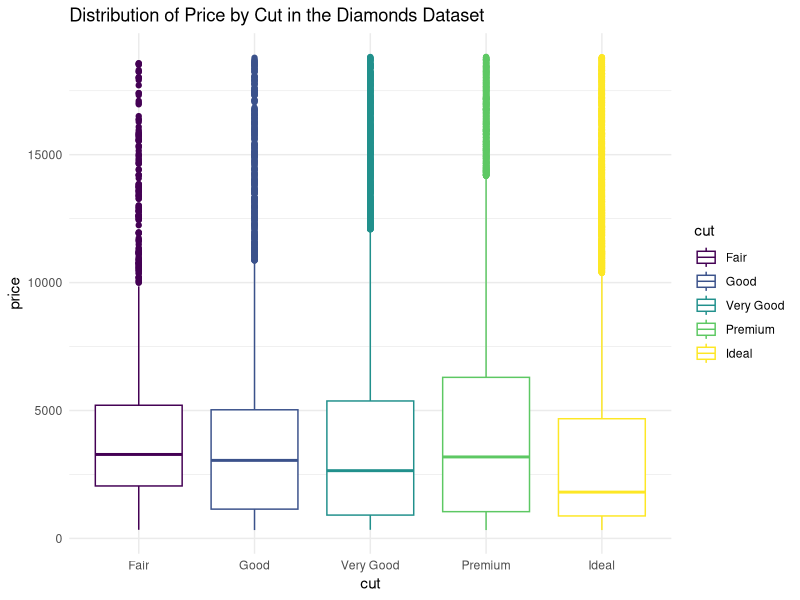
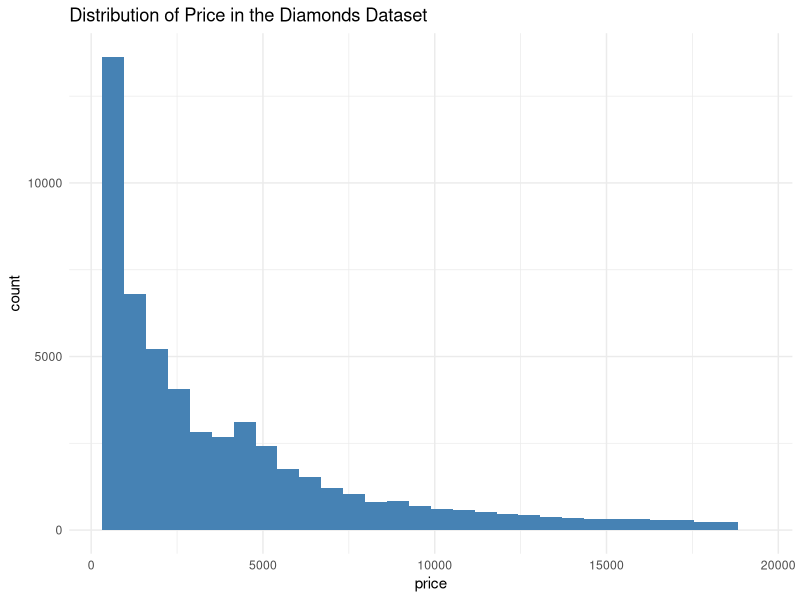

Generate these figures, in order, with R:
# Most commonly used Library offering the following functionalities in an intuitive & consistent way
# Data Import (readr)
# Data cleaning (tidyr, stringr, forcats, purrr)
# Data Wrangling (dplyr)
# Data Visualization (ggplot2)
# Reporting (rmarkdonw)

library(tidyverse)

view(diamonds)

head(diamonds)

# Box plot
# Most tidyverse functions take a dataset as their first argument
diamonds %>%  
  ggplot(aes(cut, price, color = cut))+                                  # Aesthetics mapping 
  geom_boxplot()+                                                        # plotting layer
  labs(title =  "Distribution of Price by Cut in the Diamonds Dataset")+ # adding plot title
  theme_minimal()                                                        # Adding a custom theme 

# Histogram
diamonds %>%  
  ggplot(aes(price))+                                 
  geom_histogram(fill = "steelblue")+                                                       
  labs(title =  "Distribution of Price in the Diamonds Dataset")+ 
  theme_minimal()
